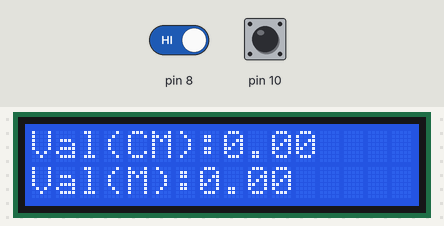
A sketch run on a simulated Arduino Uno, built with avr-gcc and run on an emulated ATmega328P. Shown: 16×2 character LCD. The inputs (shaded band) are chosen by the test bench; at power-on: pin 8 HIGH, pin 10 LOW.

Above: at 1.7 s.
1.8 s: pin 8 driven LOW
At 3.0 s:
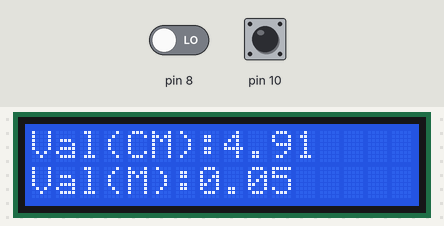
3.3 s: pin 10 driven HIGH
6.3 s: pin 10 pulsed LOW 5 times (0.12 s each, 0.3 s apart)
10.8 s: pin 10 pulsed LOW 5 times (0.12 s each, 0.3 s apart)
Timing chart, 0 to 13.8 s (numbered marks = the images above; inputs shaded):
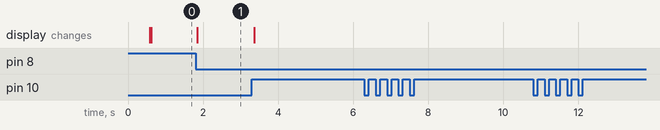

Measured:
- after the input at 1.8 s, the display: changes after 0.05 s (image 1)
- after the input at 6.3 s, every drawn part: stays the same
- after the input at 10.8 s, every drawn part: stays the same

The sketch:

Proiect_Dulama.ino
```cpp
//lcd
#include <LiquidCrystal_I2C.h>
LiquidCrystal_I2C lcd(0x27, 16, 2);
//Marimi
float cm;
float m;
//proxy
int current;
int last;
int reset;

void setup() {
  //proxy
  pinMode(10,INPUT);
  pinMode(8,INPUT);
  Serial.begin(9600);
  last= digitalRead(8);
  //lcd
  lcd.begin();
  lcd.backlight();
  lcd.setCursor(7,0);
  lcd.print("LCD");
  lcd.setCursor(2,1);
  lcd.print("Se porneste");
  delay(500);
  lcd.clear();
}

void loop() {
  //proxy
  current = digitalRead(8);
  reset= digitalRead(10);
  delay(10);
  if(current != last){
 cm= cm + 4.908;
  }
  else{ }
  last=current;
  //reset
  if(reset == HIGH){
    cm=0;
    lcd.clear();
  }
  else{ }
  //conversie
  m= cm * 0.01;
  //afisaj
 lcd.setCursor(0,0);
 lcd.print("Val(CM):");
 lcd.setCursor(8,0);
 lcd.print(cm);
 lcd.setCursor(0,1);
 lcd.print("Val(M):");
 lcd.setCursor(7,1);
 lcd.print(m);
}
```
